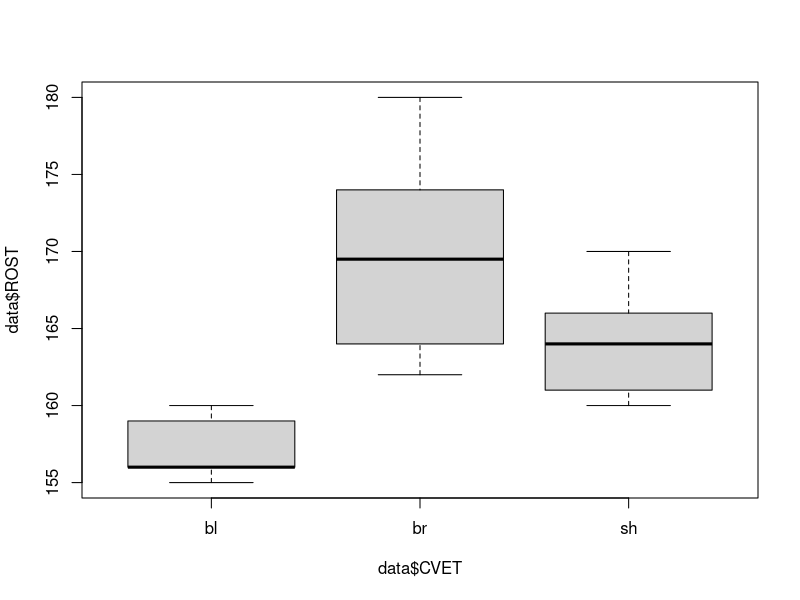
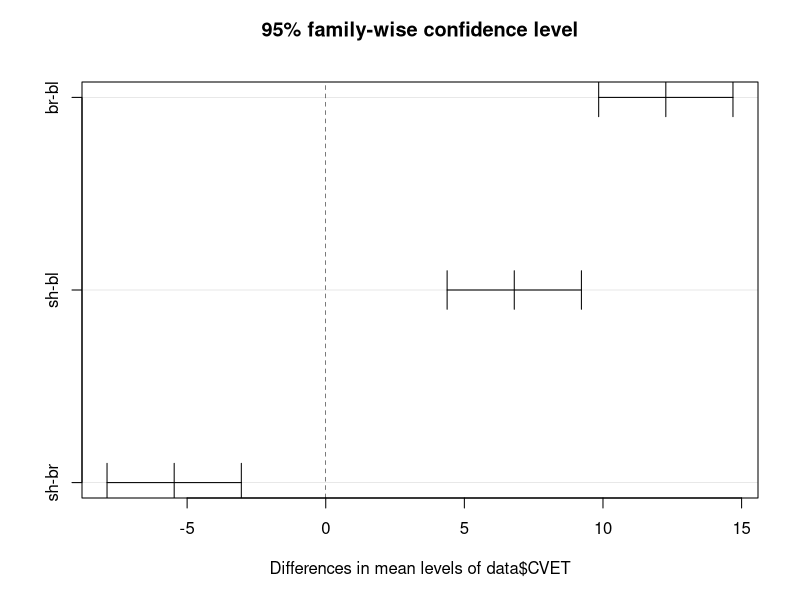

Write the R code that produced these figures, in order.
VES.BR <- sample(70:90, 30, replace=TRUE)
VES.BL <- sample(69:79, 30, replace=TRUE)
VES.SH <- sample(70:80, 30, replace=TRUE)
ROST.BR <- sample(160:180, 30, replace=TRUE)
ROST.BL <- sample(155:160, 30, replace=TRUE)
ROST.SH <- sample(160:170, 30, replace=TRUE)
data <- data.frame(CVET=rep(c("br", "bl", "sh"), each=30),
                   VES=c(VES.BR, VES.BL, VES.SH),
                   ROST=c(ROST.BR, ROST.BL, ROST.SH))

boxplot(data$ROST ~ data$CVET)

# parametric anova
rost.cvet <- aov(data$ROST ~ data$CVET)
rost.cvet.hsd <- TukeyHSD(rost.cvet)
plot(rost.cvet.hsd) # non-zero confidence intervals are significant
pairwise.t.test(data$ROST, data$CVET)

# non parametric anova
kruskal.test(data$ROST ~ data$CVET)
kruskal.test(data$ROST ~ data$VES)
pairwise.wilcox.test(data$ROST, data$CVET)

